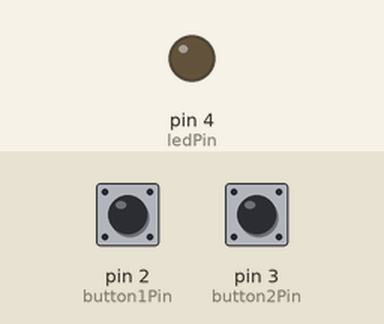
This sketch was run on a simulated Arduino Uno, built with avr-gcc and run on an emulated ATmega328P. Parts: output pins drawn as LEDs (lit = HIGH). The test bench sets the inputs (shaded band); at power-on: pin 2 (button1Pin) HIGH, pin 3 (button2Pin) HIGH.

Above: at 1.2 s.
1.3 s: pin 2 (button1Pin) pulled LOW for 0.15 s
At 1.37 s:
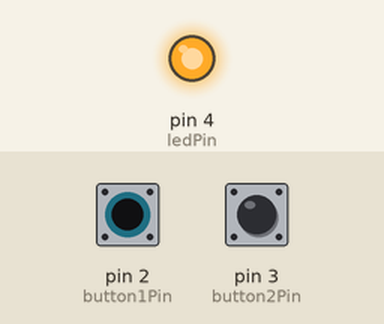
2.9 s: pin 2 (button1Pin) pulled LOW for 3.2 s
At 7.3 s:
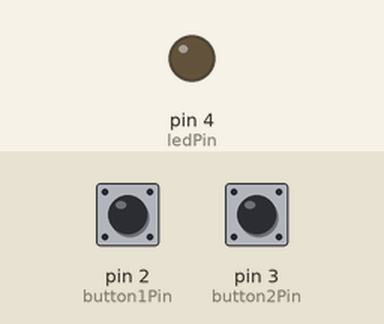
7.6 s: pin 3 (button2Pin) pulled LOW for 3.2 s
At 8.7 s:
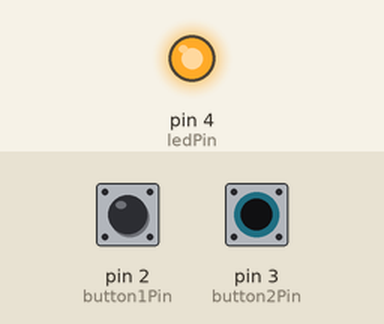
Timing chart, 0 to 12.3 s (numbered marks = the images above; inputs shaded):
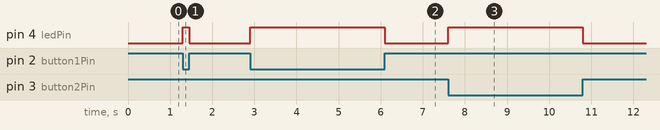

Measured:
- after the input at 1.3 s, pin 4 (ledPin): LOW → HIGH at once, → LOW 0.15 s later
- after the input at 2.9 s, pin 4 (ledPin): LOW → HIGH at once, → LOW 3.2 s later
- after the input at 7.6 s, pin 4 (ledPin): LOW → HIGH at once, → LOW 3.2 s later

The sketch:

lesson_4_2.ino
```cpp
// КНОПКИ.

// Использование кнопок на цифровых входах.

// Ранее мы использовали аналоговые порты (пины) для ввода данных,
// теперь же мы посмотрим в действии и цифровые порты. Поскольку цифровые
// порты знают только о двух уровнях сигналов - высоких "+5" и низких "0",
// они идеально подходят для взаимодействия с кнопками и переключателями,
// которые тоже имеют только два положения - "Вкл" и "Выкл".

// Мы будем подключать один контакт кнопки проводом к заземлению, а другой
// контакт к цифровому порту. Когда Вы надавите на кнопку, произойдет замыкание
// цепи и земленой конец "-" присоединится к цифровому порту, а следовательно,
// полученный сигнал, Arduino будет считать как "низкий".

// Но подождите - что происходит, когда кнопка не нажата? В этом состоянии,
// порт отключен от всего, т.е висит в воздухе, и это не понятное состояние
// мы называем "неопределенным", или плавующим. То есть, мы не можем с
// уверенностью сказать, как отреагирует на такое состояние Arduino.
// В зависимости от различных условий окружающей среды это может быть воспринято
// ей и как HIGH ("ВЫСОКИЙ" +5 Вольт), и как LOW ("НИЗКИЙ" - логический ноль).

// Чтобы не возникало никакий разночтений, и микроконтроллер точно знал что
// в данный момент у него на входе, мы дополнительно соединим порт Arduino
// через ограничивающий резистор (подойдет любой с номиналом от 1КОм - 10KОм)
// с шиной +5 Вольт. Эта "подтяжка" будет гарантировать наличие постоянного
// ВЫСОКОГО +5V сигнала, а при нажатии, на кнопку цепь замкнется на Землю - "0",
// а значит для ардуино, сигнал на входе изменится с HIGH, на LOW,
// т.е. с ВЫСОКОГО +5V, на НИЗКИЙ "0".

// (Дополнительно: Когда вы привыкнете к резисторами, и будете знать когда они необходимы,
// вы сможете активировать внутренние резисторы подтяжки, находящиеся в самом
// процессоре ATmega. Для информации смотрите http://arduino.cc/en/Tutorial/DigitalPins).

// Подсоединение оборудования:

// Кнопки:

// У кнопок есть два контакта, если кнопка нажата - контакт
// замкнут, если не нажата - разомкнут.

// В кнопках мы будем использовать и два, и четыре контакта, но надо
// заметить, что в кнопках которые мы будем использовать сейчас, два
//контакта запараллелены.

// Самый простой способ подключить кнопку - подключить провода к клеммам
// - наискосок (по диагонали).

// Подключите любой контакт кнопки 1 к земле (GND).
// Подключите другой контакт кнопки к цифровому порту 2.

// Подключите любой контакт кнопки 2 к земле (GND).
// Подключите другой контакт кнопки к цифровому порту 3.

// На ножки кнопок идущие к цифровым портам 2,3, подключите "подтягивающие"
// резисторы по 10Kом (коричневый/черный/красный), а вторые выводы этих
// резисторов подключите к общему "-" (GND). Эти резисторы гарантируют,
// что на входе будет либо +5V (кнопка не нажата), либо "0", при нажатии,
// и не чего другого. (И не забывайте, что в отличии от аналоговых входов
// у цифровых всего два состояния ВЫСОКОЕ и НИЗКИЙ.)

// Светодиод:

// Большинство плат Arduino, в том числе и UNO, уже имеют установленный
// светодиод, с токо-ограничивающим резистором, подключенный к порту 13.
// И Вам не обязательно ставить свой. Но, если вы решите подключить свой,
// для большей информативности, хуже не будет.

// Подсоедините положительный вывод светодиода к цифровому порту Arduino №4
// Подсоедините отрицательный вывод светодиода к резистору 330 Ом.
// Подсоедините другой вывод резистора к GND "-".

// Сначало мы создадим константы, т.е. дадим имена кнопкам, которые будут
// неизменны до конца кода программы, и привяжем эти имена к портам Arduino.
// Это облегчает понимание и работу с кодом программы, а также позволяет
// обращаться  к порту по имени.

const int button1Pin = 2;  // кнопка №1 - порт 2
const int button2Pin = 3;  // кнопка №2 - порт 3
const int ledPin =  4;    // порт 4, для светодиода

void setup()
{
  // Установим порты кнопок как входящие:
  pinMode(button1Pin, INPUT);
  pinMode(button2Pin, INPUT);

  // Установим порт светодиода как исходящий:
  pinMode(ledPin, OUTPUT);
}

void loop()
{
  int button1State, button2State;  // переменные для сохранения состояния кнопок

  // Поскольку кнопки имеют только два состояния (нажаты и не нажаты) мы будем
  // работать с ними используя цифровые порты ввода. Для того чтобы считывать
  // информацию мы воспользуемся функцией digitalRead(). Эта функция позволяет
  // получить один параметр с цифрового порта и возвратить либо HIGH (+5V),
  // либо LOW ("0").

  // Здесь мы читаем текущее состояние кнопок и помещаем их значение
  // в две переменные:

  button1State = digitalRead(button1Pin);
  button2State = digitalRead(button2Pin);

  // Вспомните, если кнопка нажата, то порт будет соединен с массой ("-").
  // Если кнопка не нажата, порт, через подтягивающий резистор будет подключен к +5 вольт.

  // Таким образом, состояние порта будет LOW (низким), когда кнопка нажата,
  // и HIGH (высоким), когда она не нажата.

  // Теперь мы будем использовать состояние портов чтобы контролировать светодиод.

  // Что мы хотим сделать, условие:
  // "Если какая-либо кнопка нажата, загорается светодиод",
  // "Но, если окажутся нажатыми обе кнопки, светодиод не загорится"
  // Давайте переведем это в программный код.

  // У Arduino есть специальные логические операторы,  и операторы сравнения,
  // которые часто используются при проверке условий, в частности:


  // "==" (равенство) - Истинно, если обе стороны являются одинаковыми
  // Пример:
  // if (x == y) {
  // тело условия
  //}

  // "&&" (логическое И) - Истинно только при выполнении обоих условий
  // Пример:
  // Истинно, если оба выражения Истинно (true)
  // if (x > 0 && x < 5) {
  // тело условия
  //}

  // "!" (логическое НЕ)
  // Истинно если оператор ложен (false)
  // Пример:
  //if (!x) {
  // тело условия
  //}

  // "||" (логическое ИЛИ) - Истинно, если хотя бы одно из условий выполняется
  // Пример:
  //if (x > 0 || y > 0) {
  // тело условия
  // }

  // В данном случае Мы будем использовать конструкцию "if" для перевода всего
  //  выше сказанного в логические цепочки программы.
  // (Не забудьте, НИЗКИЙ (LOW), означает что кнопка нажата)

  // "Если одна из кнопок нажата, светодиод светится"
  // получится следующее:
  // if ((button1State == LOW) || (button2State == LOW)) // зажечь светодиод

  // "Если обе кнопки нажатые, светодиод не загорается"
  // получится следующее:
  // if ((button1State == LOW) && (button2State == LOW)) // не зажигать светодиод

  // Теперь давайте используем вышеуказанные функции и объединим их в одной инструкции:

  if (((button1State == LOW) || (button2State == LOW))   // сравниваем, нажата ли одна из кнопок
      && !                                               // и если нет
      ((button1State == LOW) && (button2State == LOW))) // сравниваем, нажаты ли обе кнопки
                                                        // тогда...
  {
    digitalWrite(ledPin, HIGH);  // включаем светодиод
  }
  else                           // в противном случае
  {
    digitalWrite(ledPin, LOW);  // выключаем светодиод
  }

  // Как вы могли заметить, операторы могут быть объединены
  // для решения комплексных задачь

  // Не забудьте: Нельзя использовать оператор "=" при сравнении значений вместо
  // "==", потому что оператор "=" присваивает значение переменным!
}
```
